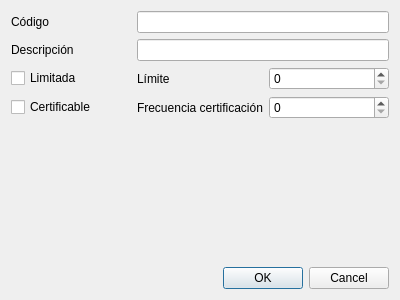
<?xml version="1.0" encoding="UTF-8"?>
<ui version="4.0">
 <class>FamiliasFicha</class>
 <widget class="QDialog" name="FamiliasFicha">
  <property name="geometry">
   <rect>
    <x>0</x>
    <y>0</y>
    <width>400</width>
    <height>300</height>
   </rect>
  </property>
  <property name="windowTitle">
   <string>Ficha de familia</string>
  </property>
  <layout class="QVBoxLayout" name="verticalLayout">
   <item>
    <layout class="QGridLayout" name="gridLayout">
     <item row="0" column="0">
      <widget class="QLabel" name="label">
       <property name="text">
        <string>Código</string>
       </property>
      </widget>
     </item>
     <item row="1" column="0">
      <widget class="QLabel" name="label_2">
       <property name="text">
        <string>Descripción</string>
       </property>
      </widget>
     </item>
     <item row="0" column="1" colspan="2">
      <widget class="QLineEdit" name="edtCodigo">
       <property name="enabled">
        <bool>true</bool>
       </property>
       <property name="readOnly">
        <bool>true</bool>
       </property>
      </widget>
     </item>
     <item row="1" column="1" colspan="2">
      <widget class="QLineEdit" name="edtDescripcion">
       <property name="maxLength">
        <number>150</number>
       </property>
      </widget>
     </item>
     <item row="2" column="0">
      <widget class="QCheckBox" name="chkLimitada">
       <property name="text">
        <string>Limitada</string>
       </property>
      </widget>
     </item>
     <item row="2" column="2">
      <widget class="QSpinBox" name="sboxLimite"/>
     </item>
     <item row="2" column="1">
      <widget class="QLabel" name="label_3">
       <property name="text">
        <string>Límite</string>
       </property>
      </widget>
     </item>
     <item row="3" column="0">
      <widget class="QCheckBox" name="chkCertificable">
       <property name="text">
        <string>Certificable</string>
       </property>
      </widget>
     </item>
     <item row="3" column="2">
      <widget class="QSpinBox" name="sboxFrecuenciaCertif"/>
     </item>
     <item row="3" column="1">
      <widget class="QLabel" name="label_4">
       <property name="text">
        <string>Frecuencia certificación</string>
       </property>
      </widget>
     </item>
    </layout>
   </item>
   <item>
    <spacer name="verticalSpacer">
     <property name="orientation">
      <enum>Qt::Vertical</enum>
     </property>
     <property name="sizeHint" stdset="0">
      <size>
       <width>20</width>
       <height>40</height>
      </size>
     </property>
    </spacer>
   </item>
   <item>
    <widget class="QDialogButtonBox" name="buttonBox">
     <property name="orientation">
      <enum>Qt::Horizontal</enum>
     </property>
     <property name="standardButtons">
      <set>QDialogButtonBox::Cancel|QDialogButtonBox::Ok</set>
     </property>
    </widget>
   </item>
  </layout>
 </widget>
 <tabstops>
  <tabstop>edtDescripcion</tabstop>
  <tabstop>chkLimitada</tabstop>
  <tabstop>buttonBox</tabstop>
  <tabstop>edtCodigo</tabstop>
 </tabstops>
 <resources/>
 <connections>
  <connection>
   <sender>buttonBox</sender>
   <signal>accepted()</signal>
   <receiver>FamiliasFicha</receiver>
   <slot>accept()</slot>
   <hints>
    <hint type="sourcelabel">
     <x>248</x>
     <y>254</y>
    </hint>
    <hint type="destinationlabel">
     <x>157</x>
     <y>274</y>
    </hint>
   </hints>
  </connection>
  <connection>
   <sender>buttonBox</sender>
   <signal>rejected()</signal>
   <receiver>FamiliasFicha</receiver>
   <slot>reject()</slot>
   <hints>
    <hint type="sourcelabel">
     <x>316</x>
     <y>260</y>
    </hint>
    <hint type="destinationlabel">
     <x>286</x>
     <y>274</y>
    </hint>
   </hints>
  </connection>
 </connections>
</ui>
